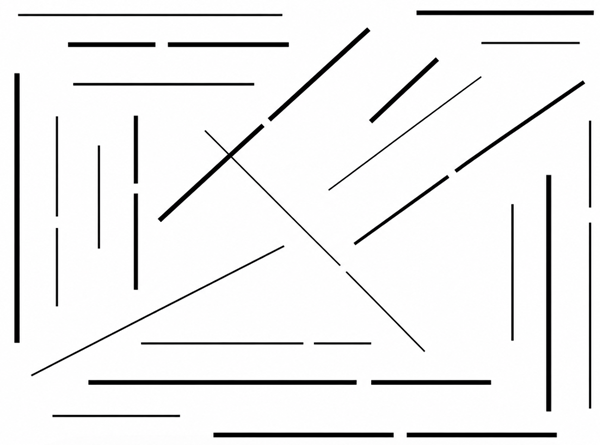
#> input picture kenar_kontur_sekil_tespiti/images/cizgiler.png, 600 x 445 px
$ python hough_cizgi_tespiti.py
#> lines starting #> are read from the running program, lines starting #| are printed output that depends on the picture; after the words box and inside, x2 and y2 are one past the last pixel; in counts of white or black regions, pixels touching at a corner belong together
import cv2
import numpy as np

image = cv2.imread("images/cizgiler.png")
#> image is the input picture: shape (445, 600, 3); mean B, G, R 239.2, 239, 239.2

result = image.copy()

gray = cv2.cvtColor(image, cv2.COLOR_BGR2GRAY)

# küçük gürültüleri azaltmak için gaussian kernel oluştur
blurred = cv2.GaussianBlur(gray, (5, 5), 0)
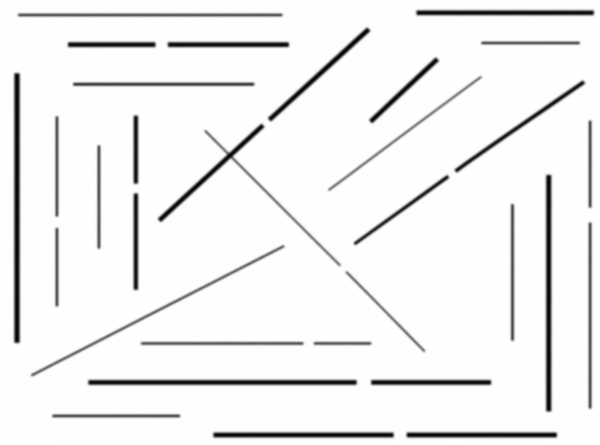
#> blurred: shape (445, 600); min 5, max 255, mean 239

# canny edge detection
edges = cv2.Canny(blurred, 50, 150)
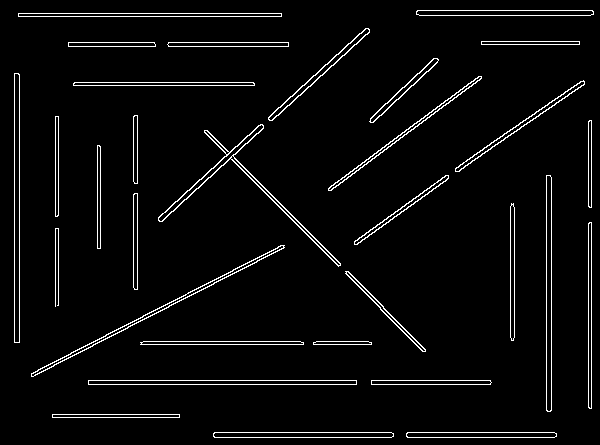
#> edges: shape (445, 600); 4% white in thin lines or dots

# hough transform
# rho: uzaklık çözünürlüğü
# theta: açı çözünürlüğü
# threshold: bir yapının çizgi olarak kabul görmesi için gereken min oy
# minLineLength: kabul edilecek min çizgi uzunluğu
# maxLineGap: iki çizgi parçasının birleşebilmesi için izin verilen maksimum boşluk
lines = cv2.HoughLinesP(edges, rho = 1, theta = np.pi / 180, threshold=60, minLineLength=50, maxLineGap=10)
#> lines = 54 rows, first 6: [88, 380, 356, 380], [88, 384, 356, 384], [206, 130, 425, 349], [18, 16, 281, 16], [19, 342, 19, 74], [14, 342, 14, 73]

if lines is not None:
    for line in lines:

        x1, y1, x2, y2 = line.ravel()
        cv2.line(result, (x1, y1), (x2, y2), (0, 0, 255), 2)
#> this loop made 54 passes
#> (x1, y1, x2, y2) on passes 1 to 12: (88, 380, 356, 380), (88, 384, 356, 384), (206, 130, 425, 349), (18, 16, 281, 16), (19, 342, 19, 74), (14, 342, 14, 73), (31, 376, 284, 247), (214, 437, 391, 437), (214, 432, 391, 432), (591, 207, 591, 120), (31, 373, 282, 245), (588, 407, 588, 223)
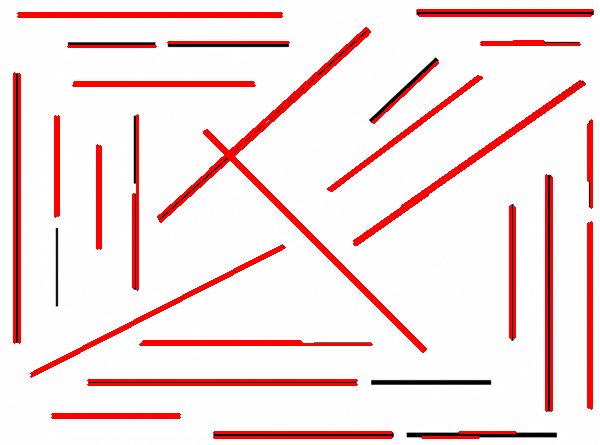
#> result: shape (445, 600, 3); 9.78% of pixels changed, all inside (x1, y1, x2, y2) = (13, 9, 594, 439)

print(f"Bulunan çizgi sayısı: {len(lines)}")
#| Bulunan çizgi sayısı: 54

cv2.imshow("Canny kenarlari", edges)
cv2.imshow("Hough cizgileri", result)

cv2.imwrite("outputs/hough_cizgileri.jpg", result)

cv2.waitKey(0)
cv2.destroyAllWindows()

$ run again, with kenar_kontur_sekil_tespiti/images/sekiller.png copied over kenar_kontur_sekil_tespiti/images/cizgiler.png
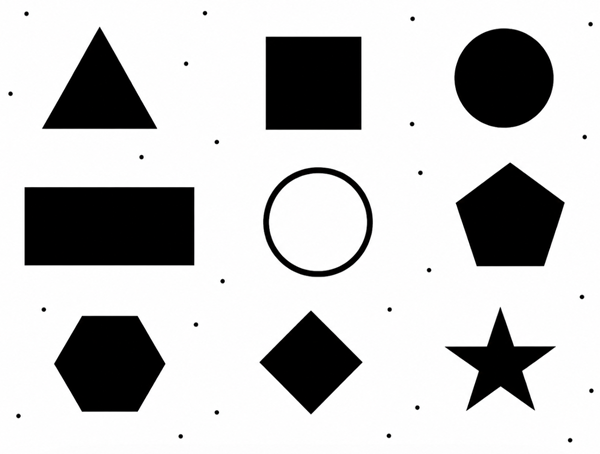
#> input picture kenar_kontur_sekil_tespiti/images/sekiller.png, 600 x 454 px
#> image is the input picture: shape (454, 600, 3); mean B, G, R 195.3, 195.2, 195.4
#> `edges = cv2.Canny(blurred, 50, 150)`:
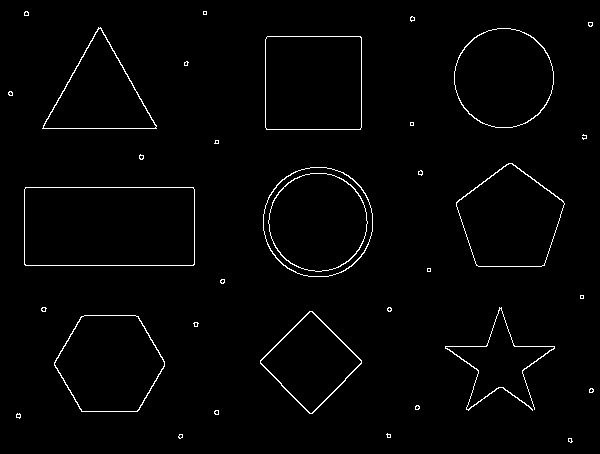
#> edges: shape (454, 600); 1.6% white in thin lines or dots
#> lines = 16 rows, first 6: [25, 265, 193, 265], [25, 187, 193, 187], [267, 36, 360, 36], [42, 128, 98, 27], [43, 128, 156, 128], [361, 127, 361, 37]
#> the loop `for line in lines: ` made 16 passes
#> after the loop `for line in lines:`:
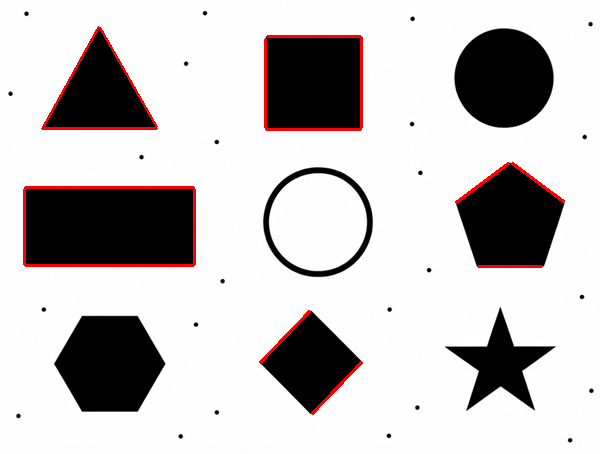
#> result: shape (454, 600, 3); 1.68% of pixels changed, all inside (x1, y1, x2, y2) = (23, 26, 565, 415)
#| Bulunan çizgi sayısı: 16
